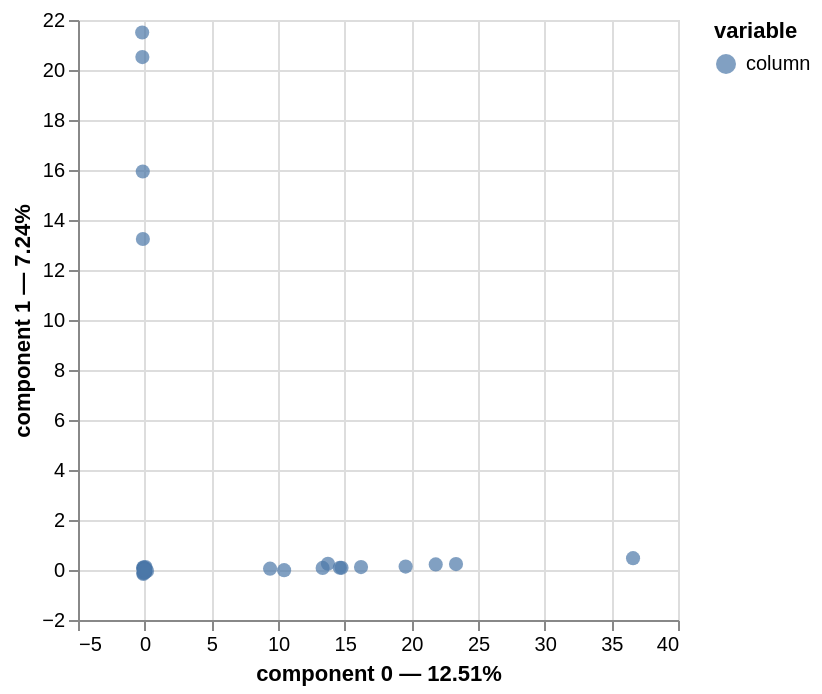

Notebook cell for this chart:
### Code cell
mca.plot(
    genres_dummies_clean,
    x_component=0,
    y_component=1,
    show_column_markers=True,
    show_row_markers=False,
    show_column_labels=False,
    show_row_labels=False
)

### Figure 1 — Vega-Lite specification as saved in the notebook (floating-point values rounded to 4 significant figures)
{"config": {"view": {"continuousWidth": 300, "continuousHeight": 300}}, "layer": [{"mark": {"type": "circle", "size": 50}, "encoding": {"color": {"field": "variable", "type": "nominal"}, "tooltip": [{"field": "variable", "type": "nominal"}, {"field": "value", "type": "nominal"}, {"field": "component 0", "type": "quantitative"}, {"field": "component 1", "type": "quantitative"}], "x": {"axis": {"title": "component 0 — 12.51%"}, "field": "component 0", "scale": {"zero": false}, "type": "quantitative"}, "y": {"axis": {"title": "component 1 — 7.24%"}, "field": "component 1", "scale": {"zero": false}, "type": "quantitative"}}, "name": "view_7304eee3a385c81c_0"}], "data": {"name": "data-603747a7a841a848d8dda3f11bcae8c9"}, "params": [{"name": "param_1e9efca18e7a2868", "select": {"type": "interval", "encodings": ["x", "y"]}, "bind": "scales", "views": ["view_7304eee3a385c81c_0"]}], "$schema": "https://vega.github.io/schema/vega-lite/v6.1.0.json", "datasets": {"data-603747a7a841a848d8dda3f11bcae8c9": [{"component 0": -0.003886, "component 1": -5.017e-05, "component 2": 8.538e-05, "component 3": 0.0001959, "component 4": -4.356e-05, "component 5": -0.001518, "component 6": -0.00272, "component 7": -0.001547, "component 8": -0.004253, "component 9": -0.003459, "component 10": -0.0001049, "component 11": -0.004046, "component 12": -0.001748, "component 13": -0.002294, "component 14": -0.0009209, "component 15": -0.0005013, "component 16": -0.002973, "component 17": -0.002286, "component 18": -7.347e-05, "component 19": 0.0005403, "variable": "column", "value": "Accounting__0", "label": "Accounting__0"}, {"component 0": 36.63, "component 1": 0.4729, "component 2": -0.8048, "component 3": -1.846, "component 4": 0.4105, "component 5": 14.31, "component 6": 25.64, "component 7": 14.58, "component 8": 40.08, "component 9": 32.6, "component 10": 0.9889, "component 11": 38.13, "component 12": 16.48, "component 13": 21.62, "component 14": 8.68, "component 15": 4.725, "component 16": 28.02, "component 17": 21.55, "component 18": 0.6925, "component 19": -5.093, "variable": "column", "value": "Accounting__1", "label": "Accounting__1"}, {"component 0": 0.05867, "component 1": -0.07434, "component 2": 0.3509, "component 3": 0.3666, "component 4": 0.2881, "component 5": -0.07818, "component 6": 0.02911, "component 7": -0.006391, "component 8": -0.04769, "component 9": 0.04815, "component 10": -0.2264, "component 11": -0.1136, "component 12": 0.1808, "component 13": -0.02147, "component 14": 0.1541, "component 15": 0.138, "component 16": 0.007127, "component 17": -0.02686, "component 18": 0.2233, "component 19": -0.1337, "variable": "column", "value": "Action__0", "label": "Action__0"}, {"component 0": -0.08516, "component 1": 0.1079, "component 2": -0.5093, "component 3": -0.5322, "component 4": -0.4181, "component 5": 0.1135, "component 6": -0.04225, "component 7": 0.009276, "component 8": 0.06922, "component 9": -0.06988, "component 10": 0.3286, "component 11": 0.1649, "component 12": -0.2624, "component 13": 0.03116, "component 14": -0.2236, "component 15": -0.2003, "component 16": -0.01034, "component 17": 0.03899, "component 18": -0.3242, "component 19": 0.194, "variable": "column", "value": "Action__1", "label": "Action__1"}, {"component 0": 0.06042, "component 1": -0.05694, "component 2": 0.3972, "component 3": 0.09039, "component 4": -0.02566, "component 5": -0.1054, "component 6": -0.04707, "component 7": -0.2883, "component 8": -0.01416, "component 9": 0.03628, "component 10": 0.3653, "component 11": 0.185, "component 12": -0.1469, "component 13": -0.03707, "component 14": 0.121, "component 15": 0.01134, "component 16": -0.2586, "component 17": 0.3346, "component 18": 0.06639, "component 19": 0.02387, "variable": "column", "value": "Adventure__0", "label": "Adventure__0"}, {"component 0": -0.09113, "component 1": 0.08587, "component 2": -0.599, "component 3": -0.1363, "component 4": 0.0387, "component 5": 0.159, "component 6": 0.071, "component 7": 0.4348, "component 8": 0.02135, "component 9": -0.05472, "component 10": -0.5509, "component 11": -0.279, "component 12": 0.2215, "component 13": 0.05591, "component 14": -0.1825, "component 15": -0.01711, "component 16": 0.39, "component 17": -0.5047, "component 18": -0.1001, "component 19": -0.036, "variable": "column", "value": "Adventure__1", "label": "Adventure__1"}, {"component 0": -0.03111, "component 1": -0.0001887, "component 2": 7.776e-05, "component 3": 7.662e-05, "component 4": 0.0001274, "component 5": 0.005465, "component 6": 0.009704, "component 7": -0.0008745, "component 8": 0.007463, "component 9": 0.01305, "component 10": 0.001899, "component 11": 0.002834, "component 12": 0.002027, "component 13": -0.001077, "component 14": -7.012e-05, "component 15": -8.225e-05, "component 16": -0.01457, "component 17": -0.01004, "component 18": 0.001987, "component 19": -0.004491, "variable": "column", "value": "Animation & Modeling__0", "label": "Animation & Modeling__0"}, {"component 0": 14.63, "component 1": 0.08875, "component 2": -0.03658, "component 3": -0.03604, "component 4": -0.05991, "component 5": -2.571, "component 6": -4.564, "component 7": 0.4113, "component 8": -3.51, "component 9": -6.136, "component 10": -0.893, "component 11": -1.333, "component 12": -0.9533, "component 13": 0.5064, "component 14": 0.03298, "component 15": 0.03869, "component 16": 6.853, "component 17": 4.723, "component 18": -0.9347, "component 19": 2.113, "variable": "column", "value": "Animation & Modeling__1", "label": "Animation & Modeling__1"}, {"component 0": -0.0111, "component 1": -7e-05, "component 2": -0.0001011, "component 3": -0.0006183, "component 4": 0.0003924, "component 5": 0.005312, "component 6": 0.008666, "component 7": -0.005189, "component 8": -0.01038, "component 9": -0.01213, "component 10": -0.00278, "component 11": 0.00717, "component 12": 0.001899, "component 13": 0.002925, "component 14": 0.001196, "component 15": 0.0005922, "component 16": 0.004191, "component 17": 0.003254, "component 18": 0.0005204, "component 19": -0.01208, "variable": "column", "value": "Audio Production__0", "label": "Audio Production__0"}, {"component 0": 13.35, "component 1": 0.08417, "component 2": 0.1215, "component 3": 0.7434, "component 4": -0.4719, "component 5": -6.387, "component 6": -10.42, "component 7": 6.239, "component 8": 12.49, "component 9": 14.58, "component 10": 3.342, "component 11": -8.621, "component 12": -2.283, "component 13": -3.517, "component 14": -1.438, "component 15": -0.7121, "component 16": -5.04, "component 17": -3.912, "component 18": -0.6258, "component 19": 14.52, "variable": "column", "value": "Audio Production__1", "label": "Audio Production__1"}, {"component 0": 0.04707, "component 1": 0.06735, "component 2": -0.3689, "component 3": -0.3269, "component 4": 0.03757, "component 5": -0.007388, "component 6": -0.1227, "component 7": -0.02978, "component 8": -0.3498, "component 9": 0.2967, "component 10": 0.1025, "component 11": 0.1792, "component 12": -0.1219, "component 13": 0.02853, "component 14": -0.2739, "component 15": 0.1662, "component 16": -0.01116, "component 17": 0.06347, "component 18": 0.2742, "component 19": -0.09279, "variable": "column", "value": "Casual__0", "label": "Casual__0"}, {"component 0": -0.0591, "component 1": -0.08455, "component 2": 0.4632, "component 3": 0.4105, "component 4": -0.04717, "component 5": 0.009275, "component 6": 0.1541, "component 7": 0.03739, "component 8": 0.4392, "component 9": -0.3725, "component 10": -0.1287, "component 11": -0.225, "component 12": 0.1531, "component 13": -0.03582, "component 14": 0.3439, "component 15": -0.2086, "component 16": 0.01401, "component 17": -0.07969, "component 18": -0.3443, "component 19": 0.1165, "variable": "column", "value": "Casual__1", "label": "Casual__1"}, {"component 0": -0.03559, "component 1": -0.0002072, "component 2": 0.0003333, "component 3": 0.0004647, "component 4": -5.428e-05, "component 5": 0.001158, "component 6": 0.002567, "component 7": 0.0009446, "component 8": 0.01058, "component 9": 0.01688, "component 10": 0.003412, "component 11": -0.003486, "component 12": 0.0002387, "component 13": 0.0004387, "component 14": -0.0003612, "component 15": 0.0004362, "component 16": -0.007734, "component 17": -0.005594, "component 18": 0.0007876, "component 19": -0.01163, "variable": "column", "value": "Design & Illustration__0", "label": "Design & Illustration__0"}, {"component 0": 14.76, "component 1": 0.08596, "component 2": -0.1383, "component 3": -0.1928, "component 4": 0.02252, "component 5": -0.4806, "component 6": -1.065, "component 7": -0.3919, "component 8": -4.389, "component 9": -7.005, "component 10": -1.416, "component 11": 1.446, "component 12": -0.09905, "component 13": -0.182, "component 14": 0.1498, "component 15": -0.181, "component 16": 3.209, "component 17": 2.321, "component 18": -0.3268, "component 19": 4.824, "variable": "column", "value": "Design & Illustration__1", "label": "Design & Illustration__1"}, {"component 0": -0.006826, "component 1": -0.01264, "component 2": -0.0007467, "component 3": 0.1214, "component 4": -0.05704, "component 5": 0.02148, "component 6": -0.007088, "component 7": -0.07227, "component 8": 0.0203, "component 9": 0.05601, "component 10": -0.2136, "component 11": 0.03901, "component 12": -0.1471, "component 13": 0.0008194, "component 14": -0.07225, "component 15": -0.05577, "component 16": -0.009011, "component 17": 0.04805, "component 18": 0.01561, "component 19": 0.006552, "variable": "column", "value": "Early Access__0", "label": "Early Access__0"}, {"component 0": 0.06329, "component 1": 0.1171, "component 2": 0.006923, "component 3": -1.126, "component 4": 0.5289, "component 5": -0.1991, "component 6": 0.06572, "component 7": 0.6701, "component 8": -0.1882, "component 9": -0.5193, "component 10": 1.981, "component 11": -0.3617, "component 12": 1.363, "component 13": -0.007597, "component 14": 0.6699, "component 15": 0.517, "component 16": 0.08355, "component 17": -0.4455, "component 18": -0.1447, "component 19": -0.06075, "variable": "column", "value": "Early Access__1", "label": "Early Access__1"}, {"component 0": -0.02502, "component 1": 1.496e-05, "component 2": -0.000226, "component 3": 0.0001195, "component 4": -0.0002159, "component 5": -0.009318, "component 6": -0.01598, "component 7": 0.009378, "component 8": 0.007697, "component 9": -0.006769, "component 10": -0.004508, "component 11": 0.01966, "component 12": 0.006265, "component 13": -0.00582, "component 14": -0.0004562, "component 15": 0.001452, "component 16": -0.000541, "component 17": -0.0004118, "component 18": 5.821e-05, "component 19": -0.00996, "variable": "column", "value": "Education__0", "label": "Education__0"}, {"component 0": 10.46, "component 1": -0.006254, "component 2": 0.09448, "component 3": -0.04996, "component 4": 0.09024, "component 5": 3.894, "component 6": 6.677, "component 7": -3.92, "component 8": -3.217, "component 9": 2.829, "component 10": 1.884, "component 11": -8.218, "component 12": -2.619, "component 13": 2.433, "component 14": 0.1907, "component 15": -0.607, "component 16": 0.2261, "component 17": 0.1721, "component 18": -0.02433, "component 19": 4.163, "variable": "column", "value": "Education__1", "label": "Education__1"}, {"component 0": -0.0006343, "component 1": 0.005785, "component 2": -0.003332, "component 3": 0.08104, "component 4": -0.1003, "component 5": -0.01989, "component 6": 0.03518, "component 7": 0.1792, "component 8": -0.1503, "component 9": 0.06872, "component 10": 0.03763, "component 11": 0.01918, "component 12": 0.003324, "component 13": -0.003465, "component 14": 0.07349, "component 15": -0.1824, "component 16": -0.009553, "component 17": 0.01162, "component 18": 0.02153, "component 19": -0.01462, "variable": "column", "value": "Free To Play__0", "label": "Free To Play__0"}, {"component 0": 0.005306, "component 1": -0.0484, "component 2": 0.02788, "component 3": -0.678, "component 4": 0.8391, "component 5": 0.1664, "component 6": -0.2943, "component 7": -1.499, "component 8": 1.257, "component 9": -0.5749, "component 10": -0.3148, "component 11": -0.1605, "component 12": -0.02781, "component 13": 0.02899, "component 14": -0.6148, "component 15": 1.526, "component 16": 0.07992, "component 17": -0.09718, "component 18": -0.1801, "component 19": 0.1223, "variable": "column", "value": "Free To Play__1", "label": "Free To Play__1"}, {"component 0": -0.02212, "component 1": -0.0001578, "component 2": 0.0003646, "component 3": 0.001135, "component 4": -0.0002343, "component 5": -0.004781, "component 6": -0.007534, "component 7": 0.001984, "component 8": 0.003681, "component 9": 0.006011, "component 10": 0.001933, "component 11": -0.002613, "component 12": 0.0008969, "component 13": 0.003806, "component 14": 0.002319, "component 15": 0.0002825, "component 16": 0.01461, "component 17": 0.01098, "component 18": -1.41e-05, "component 19": 0.004835, "variable": "column", "value": "Game Development__0", "label": "Game Development__0"}, {"component 0": 16.23, "component 1": 0.1158, "component 2": -0.2674, "component 3": -0.8323, "component 4": 0.1719, "component 5": 3.507, "component 6": 5.527, "component 7": -1.455, "component 8": -2.701, "component 9": -4.409, "component 10": -1.418, "component 11": 1.917, "component 12": -0.6579, "component 13": -2.792, "component 14": -1.701, "component 15": -0.2073, "component 16": -10.72, "component 17": -8.054, "component 18": 0.01035, "component 19": -3.546, "variable": "column", "value": "Game Development__1", "label": "Game Development__1"}, {"component 0": 0.0003248, "component 1": -0.03615, "component 2": -0.001145, "component 3": 0.003218, "component 4": 0.002411, "component 5": 0.02054, "component 6": -0.01161, "component 7": 0.002866, "component 8": -0.001198, "component 9": 4.044e-05, "component 10": 0.003982, "component 11": 0.0006167, "component 12": -0.0001805, "component 13": 7.493e-05, "component 14": -0.000229, "component 15": -0.000433, "component 16": 0.0001872, "component 17": -0.0003056, "component 18": -0.0002238, "component 19": -7.495e-05, "variable": "column", "value": "Gore__0", "label": "Gore__0"}, {"component 0": -0.1432, "component 1": 15.94, "component 2": 0.5048, "component 3": -1.419, "component 4": -1.063, "component 5": -9.054, "component 6": 5.117, "component 7": -1.264, "component 8": 0.5282, "component 9": -0.01783, "component 10": -1.755, "component 11": -0.2719, "component 12": 0.07956, "component 13": -0.03303, "component 14": 0.101, "component 15": 0.1909, "component 16": -0.08253, "component 17": 0.1348, "component 18": 0.09866, "component 19": 0.03304, "variable": "column", "value": "Gore__1", "label": "Gore__1"}, {"component 0": 0.1806, "component 1": -0.04355, "component 2": 0.1691, "component 3": -0.1283, "component 4": 0.1812, "component 5": -0.1314, "component 6": -0.3648, "component 7": -0.7255, "component 8": -0.6073, "component 9": 0.7062, "component 10": -0.2738, "component 11": 0.2455, "component 12": 0.5401, "component 13": 0.04654, "component 14": 0.2236, "component 15": -0.1134, "component 16": 0.1062, "component 17": -0.2762, "component 18": -0.3356, "component 19": 0.154, "variable": "column", "value": "Indie__0", "label": "Indie__0"}, {"component 0": -0.073, "component 1": 0.0176, "component 2": -0.06835, "component 3": 0.05184, "component 4": -0.07324, "component 5": 0.0531, "component 6": 0.1474, "component 7": 0.2932, "component 8": 0.2454, "component 9": -0.2854, "component 10": 0.1106, "component 11": -0.0992, "component 12": -0.2183, "component 13": -0.01881, "component 14": -0.09038, "component 15": 0.04581, "component 16": -0.04291, "component 17": 0.1116, "component 18": 0.1356, "component 19": -0.06222, "variable": "column", "value": "Indie__1", "label": "Indie__1"}, {"component 0": 0.002125, "component 1": -0.001049, "component 2": -0.004865, "component 3": 0.07907, "component 4": -0.0555, "component 5": -0.008067, "component 6": 0.01379, "component 7": 0.0396, "component 8": -0.04033, "component 9": 0.01821, "component 10": 0.009837, "component 11": 0.007311, "component 12": 0.001677, "component 13": -0.004455, "component 14": -0.01129, "component 15": 0.08974, "component 16": -0.002328, "component 17": -0.003224, "component 18": -0.02334, "component 19": 0.01241, "variable": "column", "value": "Massively Multiplayer__0", "label": "Massively Multiplayer__0"}, {"component 0": -0.09311, "component 1": 0.04598, "component 2": 0.2132, "component 3": -3.465, "component 4": 2.432, "component 5": 0.3535, "component 6": -0.6044, "component 7": -1.735, "component 8": 1.767, "component 9": -0.7981, "component 10": -0.431, "component 11": -0.3204, "component 12": -0.07347, "component 13": 0.1952, "component 14": 0.4945, "component 15": -3.932, "component 16": 0.102, "component 17": 0.1413, "component 18": 1.023, "component 19": -0.5438, "variable": "column", "value": "Massively Multiplayer__1", "label": "Massively Multiplayer__1"}, {"component 0": 0.0001531, "component 1": -0.01769, "component 2": -0.003182, "component 3": -0.003786, "component 4": -0.002327, "component 5": -0.0138, "component 6": 0.007755, "component 7": -0.001325, "component 8": 0.0006142, "component 9": -5.421e-05, "component 10": -0.001928, "component 11": -0.0003513, "component 12": 0.0002903, "component 13": 3.466e-05, "component 14": -0.000221, "component 15": 0.000161, "component 16": -0.0002159, "component 17": 0.0003463, "component 18": 0.0004018, "component 19": 4.244e-06, "variable": "column", "value": "Nudity__0", "label": "Nudity__0"}, {"component 0": -0.1861, "component 1": 21.5, "component 2": 3.868, "component 3": 4.601, "component 4": 2.828, "component 5": 16.77, "component 6": -9.425, "component 7": 1.611, "component 8": -0.7464, "component 9": 0.06588, "component 10": 2.343, "component 11": 0.427, "component 12": -0.3528, "component 13": -0.04213, "component 14": 0.2686, "component 15": -0.1956, "component 16": 0.2624, "component 17": -0.4209, "component 18": -0.4883, "component 19": -0.005158, "variable": "column", "value": "Nudity__1", "label": "Nudity__1"}, {"component 0": -0.01255, "component 1": -0.0001289, "component 2": 0.0002608, "component 3": 0.0001253, "component 4": 0.0002003, "component 5": 0.00104, "component 6": 0.00193, "component 7": -0.003355, "component 8": -0.001834, "component 9": 0.004692, "component 10": 0.002979, "component 11": -0.01038, "component 12": -0.001333, "component 13": -0.009465, "component 14": -0.001326, "component 15": -0.0002117, "component 16": 0.006982, "component 17": 0.004674, "component 18": -0.000808, "component 19": -0.00316, "variable": "column", "value": "Photo Editing__0", "label": "Photo Editing__0"}, {"component 0": 21.83, "component 1": 0.2242, "component 2": -0.4535, "component 3": -0.218, "component 4": -0.3484, "component 5": -1.808, "component 6": -3.357, "component 7": 5.835, "component 8": 3.19, "component 9": -8.161, "component 10": -5.182, "component 11": 18.05, "component 12": 2.319, "component 13": 16.46, "component 14": 2.306, "component 15": 0.3683, "component 16": -12.14, "component 17": -8.129, "component 18": 1.405, "component 19": 5.497, "variable": "column", "value": "Photo Editing__1", "label": "Photo Editing__1"}, {"component 0": 0.01844, "component 1": -0.01285, "component 2": 0.113, "component 3": 0.1268, "component 4": -0.2446, "component 5": -0.02518, "component 6": -0.02084, "component 7": -0.1639, "component 8": 0.06164, "component 9": -0.03632, "component 10": 0.1522, "component 11": 0.04271, "component 12": 0.03246, "component 13": 0.03367, "component 14": -0.1428, "component 15": -0.07242, "component 16": 0.1293, "component 17": -0.1615, "component 18": 0.04379, "component 19": -0.03294, "variable": "column", "value": "RPG__0", "label": "RPG__0"}, {"component 0": -0.0811, "component 1": 0.05654, "component 2": -0.4972, "component 3": -0.5578, "component 4": 1.076, "component 5": 0.1107, "component 6": 0.09166, "component 7": 0.7208, "component 8": -0.2711, "component 9": 0.1598, "component 10": -0.6693, "component 11": -0.1879, "component 12": -0.1428, "component 13": -0.1481, "component 14": 0.628, "component 15": 0.3185, "component 16": -0.5687, "component 17": 0.7103, "component 18": -0.1926, "component 19": 0.1449, "variable": "column", "value": "RPG__1", "label": "RPG__1"}, {"component 0": 0.003616, "component 1": 0.004502, "component 2": -0.07505, "component 3": 0.08629, "component 4": 0.07928, "component 5": -0.02197, "component 6": 0.009169, "component 7": -0.01558, "component 8": 0.001666, "component 9": -0.004045, "component 10": 0.03534, "component 11": 0.006862, "component 12": 0.02211, "component 13": 0.01292, "component 14": -0.05714, "component 15": -0.03185, "component 16": -0.021, "component 17": 0.02936, "component 18": -0.08786, "component 19": -0.01912, "variable": "column", "value": "Racing__0", "label": "Racing__0"}, {"component 0": -0.09676, "component 1": -0.1205, "component 2": 2.008, "component 3": -2.309, "component 4": -2.122, "component 5": 0.5879, "component 6": -0.2454, "component 7": 0.4168, "component 8": -0.04458, "component 9": 0.1082, "component 10": -0.9456, "component 11": -0.1836, "component 12": -0.5916, "component 13": -0.3457, "component 14": 1.529, "component 15": 0.8523, "component 16": 0.5618, "component 17": -0.7857, "component 18": 2.351, "component 19": 0.5116, "variable": "column", "value": "Racing__1", "label": "Racing__1"}, {"component 0": 0.000135, "component 1": -0.01597, "component 2": -0.003265, "component 3": -0.004003, "component 4": -0.002432, "component 5": -0.01478, "component 6": 0.00835, "component 7": -0.001255, "component 8": 0.0005808, "component 9": -8.431e-05, "component 10": -0.001937, "component 11": -0.000409, "component 12": 0.0004032, "component 13": 1.742e-05, "component 14": 2.806e-05, "component 15": 2.208e-05, "component 16": -7.058e-05, "component 17": 6.884e-05, "component 18": -2.182e-05, "component 19": 6.845e-05, "variable": "column", "value": "Sexual Content__0", "label": "Sexual Content__0"}, {"component 0": -0.1734, "component 1": 20.52, "component 2": 4.194, "component 3": 5.142, "component 4": 3.124, "component 5": 18.98, "component 6": -10.73, "component 7": 1.612, "component 8": -0.746, "component 9": 0.1083, "component 10": 2.488, "component 11": 0.5253, "component 12": -0.5179, "component 13": -0.02238, "component 14": -0.03605, "component 15": -0.02836, "component 16": 0.09066, "component 17": -0.08843, "component 18": 0.02803, "component 19": -0.08792, "variable": "column", "value": "Sexual Content__1", "label": "Sexual Content__1"}, {"component 0": 0.008993, "component 1": 0.02458, "component 2": -0.2938, "component 3": 0.0623, "component 4": -0.1029, "component 5": 0.01233, "component 6": -0.04275, "component 7": -0.1423, "component 8": 0.05603, "component 9": -0.008151, "component 10": 0.02405, "component 11": 0.04492, "component 12": -0.1347, "component 13": -0.06191, "component 14": 0.3034, "component 15": 0.04463, "component 16": 0.02993, "component 17": -0.06186, "component 18": -0.06473, "component 19": -0.04583, "variable": "column", "value": "Simulation__0", "label": "Simulation__0"}, {"component 0": -0.03328, "component 1": -0.09095, "component 2": 1.087, "component 3": -0.2306, "component 4": 0.3808, "component 5": -0.04562, "component 6": 0.1582, "component 7": 0.5267, "component 8": -0.2073, "component 9": 0.03016, "component 10": -0.08901, "component 11": -0.1662, "component 12": 0.4983, "component 13": 0.2291, "component 14": -1.123, "component 15": -0.1651, "component 16": -0.1107, "component 17": 0.2289, "component 18": 0.2395, "component 19": 0.1696, "variable": "column", "value": "Simulation__1", "label": "Simulation__1"}, {"component 0": -0.01593, "component 1": -0.0001102, "component 2": 0.0001068, "component 3": 0.0006711, "component 4": -0.0001458, "component 5": -0.006546, "component 6": -0.01126, "component 7": 0.002547, "component 8": -0.001403, "component 9": -0.006704, "component 10": -0.002496, "component 11": 0.006534, "component 12": 0.002399, "component 13": -0.005942, "component 14": -0.0006291, "component 15": -0.0002995, "component 16": 0.0005927, "component 17": 0.0009166, "component 18": 0.0005546, "component 19": 0.005265, "variable": "column", "value": "Software Training__0", "label": "Software Training__0"}, {"component 0": 19.57, "component 1": 0.1354, "component 2": -0.1312, "component 3": -0.8245, "component 4": 0.1791, "component 5": 8.042, "component 6": 13.84, "component 7": -3.13, "component 8": 1.723, "component 9": 8.236, "component 10": 3.067, "component 11": -8.027, "component 12": -2.947, "component 13": 7.3, "component 14": 0.7729, "component 15": 0.3679, "component 16": -0.7282, "component 17": -1.126, "component 18": -0.6814, "component 19": -6.468, "variable": "column", "value": "Software Training__1", "label": "Software Training__1"}, {"component 0": 0.004202, "component 1": 0.007099, "component 2": -0.1042, "component 3": 0.09318, "component 4": 0.07059, "component 5": -0.01839, "component 6": 0.004587, "component 7": -0.02553, "component 8": 0.01151, "component 9": -0.01075, "component 10": 0.03629, "component 11": 0.002408, "component 12": 0.01688, "component 13": 0.002329, "component 14": 0.005866, "component 15": -0.01535, "component 16": 0.0101, "component 17": -0.01547, "component 18": 0.1025, "component 19": 0.03255, "variable": "column", "value": "Sports__0", "label": "Sports__0"}, {"component 0": -0.09342, "component 1": -0.1578, "component 2": 2.317, "component 3": -2.072, "component 4": -1.569, "component 5": 0.4089, "component 6": -0.102, "component 7": 0.5677, "component 8": -0.2559, "component 9": 0.2389, "component 10": -0.8069, "component 11": -0.05353, "component 12": -0.3752, "component 13": -0.05177, "component 14": -0.1304, "component 15": 0.3412, "component 16": -0.2245, "component 17": 0.3439, "component 18": -2.28, "component 19": -0.7237, "variable": "column", "value": "Sports__1", "label": "Sports__1"}, {"component 0": 0.01878, "component 1": 0.02638, "component 2": -0.1631, "component 3": -0.002425, "component 4": -0.2644, "component 5": 0.06454, "component 6": -0.05475, "component 7": -0.08554, "component 8": 0.05091, "component 9": -0.03099, "component 10": -0.08349, "component 11": -0.1119, "component 12": 0.2577, "component 13": 0.02006, "component 14": -0.006596, "component 15": -0.0101, "component 16": -0.1271, "component 17": 0.1556, "component 18": 0.05635, "component 19": -0.007624, "variable": "column", "value": "Strategy__0", "label": "Strategy__0"}, {"component 0": -0.07617, "component 1": -0.107, "component 2": 0.6615, "component 3": 0.009834, "component 4": 1.072, "component 5": -0.2618, "component 6": 0.2221, "component 7": 0.3469, "component 8": -0.2065, "component 9": 0.1257, "component 10": 0.3386, "component 11": 0.454, "component 12": -1.045, "component 13": -0.08138, "component 14": 0.02675, "component 15": 0.04095, "component 16": 0.5155, "component 17": -0.6312, "component 18": -0.2285, "component 19": 0.03092, "variable": "column", "value": "Strategy__1", "label": "Strategy__1"}, {"component 0": -0.04385, "component 1": -0.0002515, "component 2": -8.154e-05, "component 3": -0.0006023, "component 4": 0.0003601, "component 5": 0.007309, "component 6": 0.01228, "component 7": 0.001935, "component 8": 0.005202, "component 9": 0.000967, "component 10": -0.002245, "component 11": 0.01106, "component 12": 0.001572, "component 13": 0.003945, "component 14": -0.0008226, "component 15": -0.001397, "component 16": -0.004154, "component 17": -0.00355, "component 18": -0.002039, "component 19": 0.02303, "variable": "column", "value": "Utilities__0", "label": "Utilities__0"}, {"component 0": 9.405, "component 1": 0.05393, "component 2": 0.01749, "component 3": 0.1292, "component 4": -0.07722, "component 5": -1.568, "component 6": -2.633, "component 7": -0.4149, "component 8": -1.116, "component 9": -0.2074, "component 10": 0.4816, "component 11": -2.371, "component 12": -0.3371, "component 13": -0.846, "component 14": 0.1764, "component 15": 0.2996, "component 16": 0.8909, "component 17": 0.7613, "component 18": 0.4372, "component 19": -4.939, "variable": "column", "value": "Utilities__1", "label": "Utilities__1"}, {"component 0": -0.0174, "component 1": -0.0003173, "component 2": 3.939e-05, "component 3": -0.0007862, "component 4": 0.0006426, "component 5": 0.009752, "component 6": 0.01604, "component 7": -0.006662, "component 8": -0.007576, "component 9": -0.004779, "component 10": -5.471e-05, "component 11": 0.003069, "component 12": 0.002091, "component 13": 0.0004935, "component 14": 0.001091, "component 15": 0.0004052, "component 16": 0.00145, "component 17": 0.00128, "component 18": 0.0004326, "component 19": 0.01177, "variable": "column", "value": "Video Production__0", "label": "Video Production__0"}, {"component 0": 13.75, "component 1": 0.2507, "component 2": -0.03112, "component 3": 0.6211, "component 4": -0.5077, "component 5": -7.705, "component 6": -12.67, "component 7": 5.263, "component 8": 5.986, "component 9": 3.775, "component 10": 0.04322, "component 11": -2.425, "component 12": -1.652, "component 13": -0.3899, "component 14": -0.8619, "component 15": -0.3202, "component 16": -1.146, "component 17": -1.011, "component 18": -0.3418, "component 19": -9.298, "variable": "column", "value": "Video Production__1", "label": "Video Production__1"}, {"component 0": 0.0004905, "component 1": -0.04852, "component 2": -0.002162, "component 3": 0.003678, "component 4": 0.002547, "component 5": 0.022, "component 6": -0.01233, "component 7": 0.003316, "component 8": -0.001027, "component 9": -8.237e-05, "component 10": 0.003365, "component 11": 0.0002484, "component 12": -0.0001309, "component 13": 6.638e-05, "component 14": -0.0003734, "component 15": -0.000186, "component 16": 0.0002227, "component 17": -0.0002749, "component 18": -0.0001416, "component 19": -0.0002517, "variable": "column", "value": "Violent__0", "label": "Violent__0"}, {"component 0": -0.1339, "component 1": 13.24, "component 2": 0.59, "component 3": -1.004, "component 4": -0.695, "component 5": -6.003, "component 6": 3.365, "component 7": -0.905, "component 8": 0.2803, "component 9": 0.02248, "component 10": -0.9182, "component 11": -0.06779, "component 12": 0.03572, "component 13": -0.01812, "component 14": 0.1019, "component 15": 0.05077, "component 16": -0.06078, "component 17": 0.07503, "component 18": 0.03863, "component 19": 0.06868, "variable": "column", "value": "Violent__1", "label": "Violent__1"}, {"component 0": -0.009293, "component 1": -9.429e-05, "component 2": 0.0002417, "component 3": 0.0005497, "component 4": -0.0002169, "component 5": -0.002691, "component 6": -0.004488, "component 7": -0.0004732, "component 8": -0.002197, "component 9": -0.001102, "component 10": 0.0005349, "component 11": -0.005018, "component 12": -0.003028, "component 13": 0.01437, "component 14": 0.001953, "component 15": 0.0008975, "component 16": -0.0004601, "component 17": -7.21e-05, "component 18": -0.0002161, "component 19": -0.000607, "variable": "column", "value": "Web Publishing__0", "label": "Web Publishing__0"}, {"component 0": 23.35, "component 1": 0.2369, "component 2": -0.6074, "component 3": -1.381, "component 4": 0.5452, "component 5": 6.761, "component 6": 11.28, "component 7": 1.189, "component 8": 5.52, "component 9": 2.768, "component 10": -1.344, "component 11": 12.61, "component 12": 7.609, "component 13": -36.11, "component 14": -4.906, "component 15": -2.255, "component 16": 1.156, "component 17": 0.1812, "component 18": 0.5431, "component 19": 1.525, "variable": "column", "value": "Web Publishing__1", "label": "Web Publishing__1"}]}}
